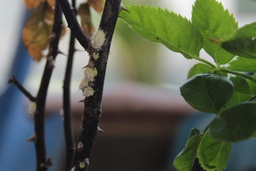
#> input picture mealybugs.jpg, 256 x 171 px, shrunk from 4105 x 2737 before the run
$ jupyter execute svd_image_compression_lab.ipynb
#> lines starting #> are read from the running program, lines starting #| are printed output that depends on the picture
[cell 1]
import numpy as np
from matplotlib import animation
from matplotlib.image import imread
import matplotlib.pyplot as plt
from skimage import color

def im2double(im, min_val, max_val):
    return (im.astype('float') - min_val) / (max_val - min_val)

img = imread('mealybugs.jpg')
#> img is the input picture: shape (171, 256, 3); mean R, G, B 87.9, 94.5, 77.1
img = color.rgb2lab(img)
#> img: shape (171, 256, 3) float64; mean of channels 0, 1, 2 38.3, -4.7, 8.8

## Compute SVD
U_l, S_l, VT_l = np.linalg.svd(img[:,:,0], full_matrices=False)
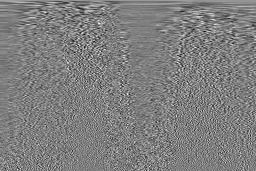
#> VT_l: shape (171, 256) float64; min -0.319, max 0.322, mean 0.000403; drawn with min black and max white
#> S_l = 171 values, max 8618.5 at index 0, min 1.07 at index 170, mean 147.6
U_a, S_a, VT_a = np.linalg.svd(img[:,:,1], full_matrices=False)
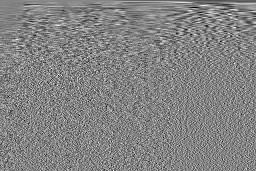
#> VT_a: shape (171, 256) float64; min -0.294, max 0.276, mean -0.00022; drawn with min black and max white
#> S_a = 171 values, max 1985.2 at index 0, min 0.94 at index 170, mean 42.92
U_b, S_b, VT_b = np.linalg.svd(img[:,:,2], full_matrices=False)
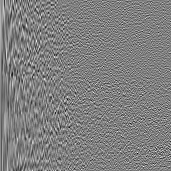
#> U_b: shape (171, 171) float64; min -0.357, max 0.354, mean 0.000172; drawn with min black and max white
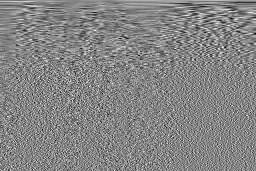
#> VT_b: shape (171, 256) float64; min -0.278, max 0.255, mean 8.52e-05; drawn with min black and max white
#> S_b = 171 values, max 3473.6 at index 0, min 1.17 at index 170, mean 79.24

S_l = np.diag(S_l)
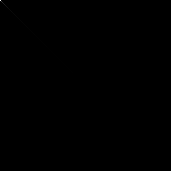
#> S_l: shape (171, 171) float64; min 0, max 8618.5, mean 0.9; drawn with min black and max white
S_a = np.diag(S_a)
S_b = np.diag(S_b)

plt.figure(figsize=(16,10))

j = 1
for r in (5, 20, 100, 250):
    # Construct approximate image
    img_l_approx = U_l[:,:r] @ S_l[:r,:r] @ VT_l[:r,:]
    img_a_approx = U_a[:,:r] @ S_a[:r,:r] @ VT_a[:r,:]
    img_b_approx = U_b[:,:r] @ S_b[:r,:r] @ VT_b[:r,:]
    img_approx = np.zeros((img_l_approx.shape[0], img_l_approx.shape[1], 3))
    img_approx[:,:,0] = img_l_approx
    img_approx[:,:,1] = img_a_approx
    img_approx[:,:,2] = img_b_approx
    img_approx = color.lab2rgb(img_approx)
    plt.subplot('22'+str(j))
    j += 1
    plt.title('r = '+str(r))
    plt.axis('off')
    plt.imshow(img_approx)
#> this loop made 4 passes
#> pass 1, `img_approx = color.lab2rgb(img_approx)`:
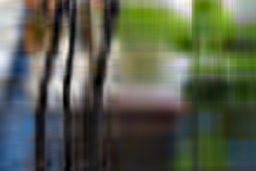
#> img_approx: shape (171, 256, 3) float64; mean R, G, B 0.344, 0.369, 0.301
#> after the loop, j = 5

plt.show()

[cell 2]
# Plot Sigma and Cumulative energy in first 'r' columns/rows
plt.figure(figsize=(16,15))
plt.subplot('321')
plt.title('Singular Values or Sigma Values of Red Channel')
plt.semilogy(np.diag(S_l), color='r')

plt.subplot('322')
plt.title('Cumulative Sum of first r Singular Values of Red Channel')
plt.plot(np.cumsum(np.diag(S_l))/np.sum(np.diag(S_l)), color='r')

plt.subplot('323')
plt.title('Singular Values or Sigma Values of Green Channel')
plt.semilogy(np.diag(S_a), color='g')

plt.subplot('324')
plt.title('Cumulative Sum of first r Singular Values of Green Channel')
plt.plot(np.cumsum(np.diag(S_a))/np.sum(np.diag(S_a)), color='g')

plt.subplot('325')
plt.title('Singular Values or Sigma Values of Blue Channel')
plt.semilogy(np.diag(S_b), color='b')

plt.subplot('326')
plt.title('Cumulative Sum of first r Singular Values of Blue Channel')
plt.plot(np.cumsum(np.diag(S_b))/np.sum(np.diag(S_b)), color='b')

plt.show()
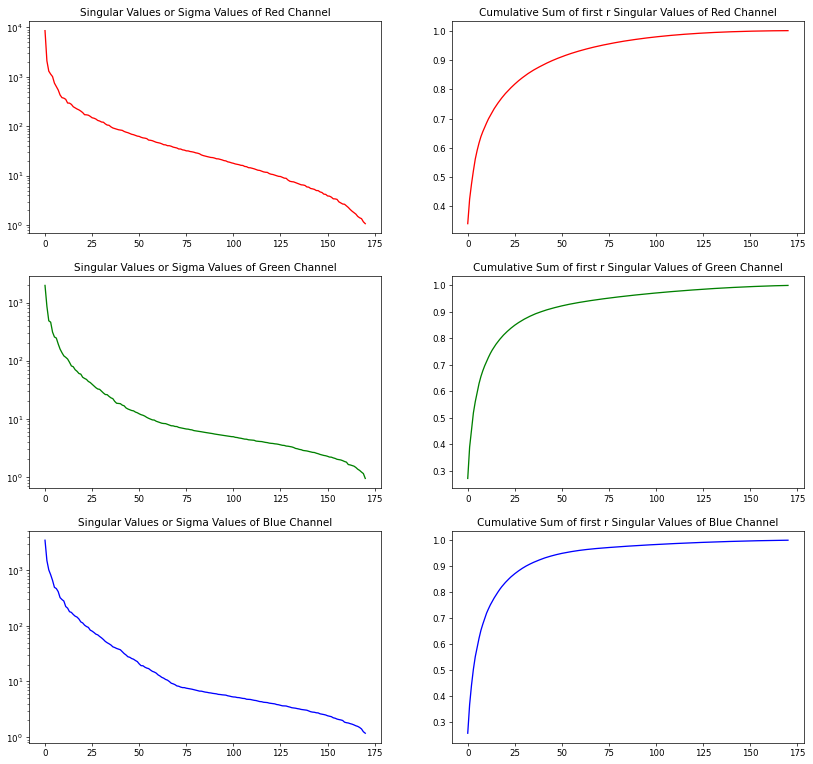
#> figure drawn by matplotlib, 6 panels; panel 1: curve peaks at x = 0, y = 8618.5; panel 2: curve peaks at x = 170, y = 1; panel 3: curve peaks at x = 0, y = 1985.2; panel 4: curve peaks at x = 170, y = 1

[cell 3]
# Generate animation of image compression
# Optimal maximum rank value 'r' can be inferred from plot of Sigma values
# Most of the energy of the image is captured within the first 250 vectors
max_r = 250

def truncate_USV(r):
#> called with r = 250
    img_l_approx = U_l[:,:r] @ S_l[:r,:r] @ VT_l[:r,:]
    img_a_approx = U_a[:,:r] @ S_a[:r,:r] @ VT_a[:r,:]
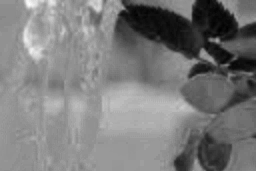
#> img_a_approx: shape (171, 256) float64; min -31.57, max 23.83, mean -4.7; drawn with min black and max white
    img_b_approx = U_b[:,:r] @ S_b[:r,:r] @ VT_b[:r,:]
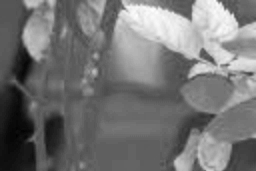
#> img_b_approx: shape (171, 256) float64; min -31.89, max 56.84, mean 8.8; drawn with min black and max white
    img_approx = np.zeros((img_l_approx.shape[0], img_l_approx.shape[1], 3))
    img_approx[:,:,0] = img_l_approx
    img_approx[:,:,1] = img_a_approx
    img_approx[:,:,2] = img_b_approx
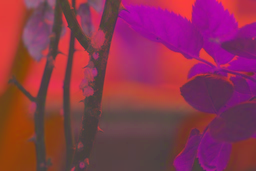
#> img_approx: shape (171, 256, 3) float64; mean of channels 0, 1, 2 38.3, -4.7, 8.8; drawn with min black and max white
    img_approx = im2double(img_approx, np.min(img_approx), np.max(img_approx))

    return img_approx

# Animation of image over point of truncation of SVD
fig, ax = plt.subplots(figsize=(16, 9))
title = ax.set_title('Original Image', fontsize=20)
ax.set_axis_off()
im = ax.imshow(img)
fig.tight_layout()

def init():
    im.set_array(img)
    title.set_text('Original Image')
    return [im]

def animate(i):
    im.set_array(truncate_USV(i))
    title.set_text('Percentage of Data: ' + str(i*100/U_l.shape[1]) + '%')
    return [im]

ani = animation.FuncAnimation(fig, animate, np.arange(max_r, 5, -5), init_func=init, blit=True)
ani.save('img_compress_anim_rgb.mp4', fps=5)
